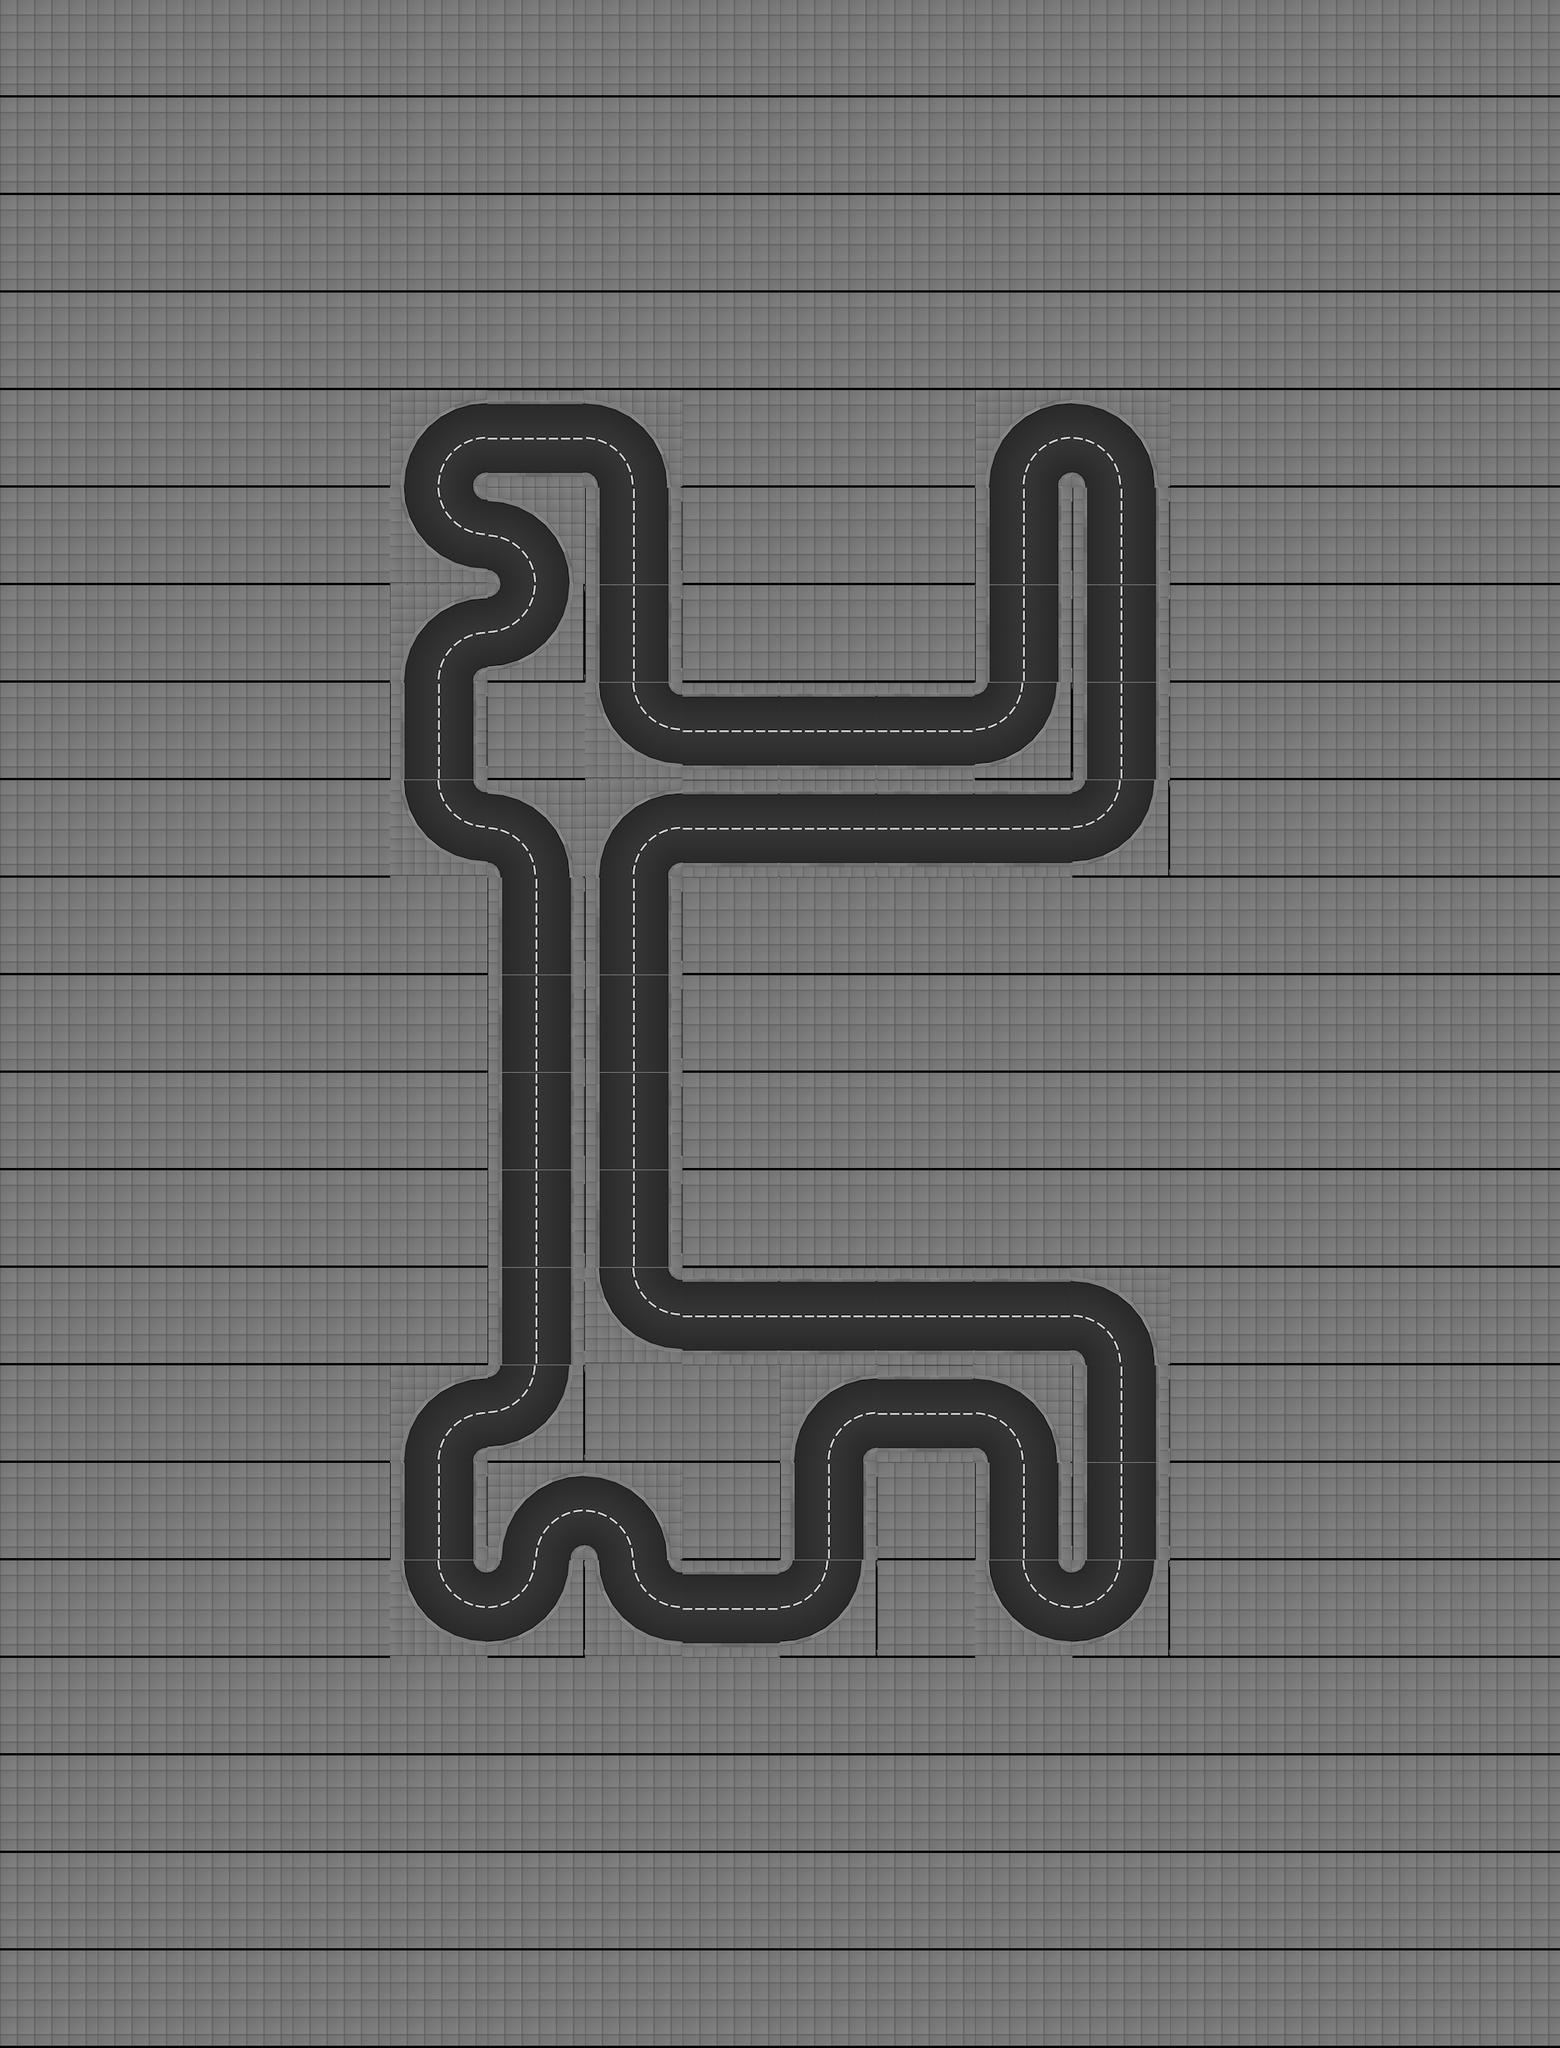

The image is a tile-based game level rendered from a .tmx file. Its description and source (layers, tilesets, objects; grid data summarised) follow:
An orthogonal 16x21 tile map with 128x128 px tiles, 1 tile layer (track), 2 tilesets and 359 objects (26x appartment_roof_01, 13x office_05_ground_floor, 13x office_05_floor, 12x appartment_ground_floor_03, 10x office_07_ground_floor, ...).

<map height="21" infinite="0" nextlayerid="1" nextobjectid="1" orientation="orthogonal" renderorder="right-down" tiledversion="1.2.2" tileheight="128" tilewidth="128" version="1.2" width="16"><tileset firstgid="1" source="../../gbResources/set_tiles.tsx" /><tileset firstgid="134" source="../../gbResources/set_objects.tsx" /><layer height="21" id="1" name="track" width="16"><data>[336 cells, 336 non-empty, 7 distinct tile ids]</data></layer><objectgroup id="1" name="walls"><object id="1" x="512" y="640"><polyline points="16,0 32,-64 64,-96 128,-112" /></object><object id="2" x="512" y="640"><polyline points="112,0 114,-8 120,-14 128,-16" /></object><object id="3" x="512" y="768"><polyline points="16,-128 32,-64 64,-32 128,-16" /></object><object id="4" x="512" y="768"><polyline points="112,-128 114,-120 120,-114 128,-112" /></object><object id="5" x="512" y="896"><polyline points="16,0 32,-64 64,-96 128,-112" /></object><object id="6" x="512" y="896"><polyline points="112,0 114,-8 120,-14 128,-16" /></object><object id="7" x="512" y="960.0"><polyline points="16,-64 16,64" /></object><object id="8" x="512" y="960.0"><polyline points="112,-64 112,64" /></object><object id="9" x="512" y="1152"><polyline points="16,-128 32,-64 64,-32 128,-16" /></object><object id="10" x="512" y="1152"><polyline points="112,-128 114,-120 120,-114 128,-112" /></object><object id="11" x="512" y="1920"><polyline points="16,0 32,-64 64,-96 128,-112" /></object><object id="12" x="512" y="1920"><polyline points="112,0 114,-8 120,-14 128,-16" /></object><object id="13" x="512" y="1984.0"><polyline points="16,-64 16,64" /></object><object id="14" x="512" y="1984.0"><polyline points="112,-64 112,64" /></object><object id="15" x="512" y="2176"><polyline points="16,-128 32,-64 64,-32 128,-16" /></object><object id="16" x="512" y="2176"><polyline points="112,-128 114,-120 120,-114 128,-112" /></object><object id="17" x="640" y="592.0"><polyline points="0,-64 128,-64" /></object><object id="18" x="640" y="560.0"><polyline points="0,64 128,64" /></object><object id="19" x="640" y="768"><polyline points="0,-112 64,-96 96,-64 112,0" /></object><object id="20" x="640" y="768"><polyline points="0,-16 8,-14 14,-8 16,0" /></object><object id="21" x="640" y="896"><polyline points="112,-128 96,-64 64,-32 0,-16" /></object><object id="22" x="640" y="896"><polyline points="16,-128 14,-120 8,-114 0,-112" /></object><object id="23" x="640" y="1152"><polyline points="0,-112 64,-96 96,-64 112,0" /></object><object id="24" x="640" y="1152"><polyline points="0,-16 8,-14 14,-8 16,0" /></object><object id="25" x="640" y="1216.0"><polyline points="16,-64 16,64" /></object><object id="26" x="640" y="1216.0"><polyline points="112,-64 112,64" /></object><object id="27" x="640" y="1344.0"><polyline points="16,-64 16,64" /></object><object id="28" x="640" y="1344.0"><polyline points="112,-64 112,64" /></object><object id="29" x="640" y="1472.0"><polyline points="16,-64 16,64" /></object><object id="30" x="640" y="1472.0"><polyline points="112,-64 112,64" /></object><object id="31" x="640" y="1600.0"><polyline points="16,-64 16,64" /></object><object id="32" x="640" y="1600.0"><polyline points="112,-64 112,64" /></object><object id="33" x="640" y="1728.0"><polyline points="16,-64 16,64" /></object><object id="34" x="640" y="1728.0"><polyline points="112,-64 112,64" /></object><object id="35" x="640" y="1920"><polyline points="112,-128 96,-64 64,-32 0,-16" /></object><object id="36" x="640" y="1920"><polyline points="16,-128 14,-120 8,-114 0,-112" /></object><object id="37" x="640" y="2048"><polyline points="16,0 32,-64 64,-96 128,-112" /></object><object id="38" x="640" y="2048"><polyline points="112,0 114,-8 120,-14 128,-16" /></object><object id="39" x="640" y="2176"><polyline points="112,-128 96,-64 64,-32 0,-16" /></object><object id="40" x="640" y="2176"><polyline points="16,-128 14,-120 8,-114 0,-112" /></object><object id="41" x="768" y="640"><polyline points="0,-112 64,-96 96,-64 112,0" /></object><object id="42" x="768" y="640"><polyline points="0,-16 8,-14 14,-8 16,0" /></object><object id="43" x="768" y="704.0"><polyline points="16,-64 16,64" /></object><object id="44" x="768" y="704.0"><polyline points="112,-64 112,64" /></object><object id="45" x="768" y="832.0"><polyline points="16,-64 16,64" /></object><object id="46" x="768" y="832.0"><polyline points="112,-64 112,64" /></object><object id="47" x="768" y="1024"><polyline points="16,-128 32,-64 64,-32 128,-16" /></object><object id="48" x="768" y="1024"><polyline points="112,-128 114,-120 120,-114 128,-112" /></object><object id="49" x="768" y="1152"><polyline points="16,0 32,-64 64,-96 128,-112" /></object><object id="50" x="768" y="1152"><polyline points="112,0 114,-8 120,-14 128,-16" /></object><object id="51" x="768" y="1216.0"><polyline points="16,-64 16,64" /></object><object id="52" x="768" y="1216.0"><polyline points="112,-64 112,64" /></object><object id="53" x="768" y="1344.0"><polyline points="16,-64 16,64" /></object><object id="54" x="768" y="1344.0"><polyline points="112,-64 112,64" /></object><object id="55" x="768" y="1472.0"><polyline points="16,-64 16,64" /></object><object id="56" x="768" y="1472.0"><polyline points="112,-64 112,64" /></object><object id="57" x="768" y="1600.0"><polyline points="16,-64 16,64" /></object><object id="58" x="768" y="1600.0"><polyline points="112,-64 112,64" /></object><object id="59" x="768" y="1792"><polyline points="16,-128 32,-64 64,-32 128,-16" /></object><object id="60" x="768" y="1792"><polyline points="112,-128 114,-120 120,-114 128,-112" /></object><object id="61" x="768" y="2048"><polyline points="0,-112 64,-96 96,-64 112,0" /></object><object id="62" x="768" y="2048"><polyline points="0,-16 8,-14 14,-8 16,0" /></object><object id="63" x="768" y="2176"><polyline points="16,-128 32,-64 64,-32 128,-16" /></object><object id="64" x="768" y="2176"><polyline points="112,-128 114,-120 120,-114 128,-112" /></object><object id="65" x="896" y="976.0"><polyline points="0,-64 128,-64" /></object><object id="66" x="896" y="944.0"><polyline points="0,64 128,64" /></object><object id="67" x="896" y="1104.0"><polyline points="0,-64 128,-64" /></object><object id="68" x="896" y="1072.0"><polyline points="0,64 128,64" /></object><object id="69" x="896" y="1744.0"><polyline points="0,-64 128,-64" /></object><object id="70" x="896" y="1712.0"><polyline points="0,64 128,64" /></object><object id="71" x="896" y="2128.0"><polyline points="0,-64 128,-64" /></object><object id="72" x="896" y="2096.0"><polyline points="0,64 128,64" /></object><object id="73" x="1024" y="976.0"><polyline points="0,-64 128,-64" /></object><object id="74" x="1024" y="944.0"><polyline points="0,64 128,64" /></object><object id="75" x="1024" y="1104.0"><polyline points="0,-64 128,-64" /></object><object id="76" x="1024" y="1072.0"><polyline points="0,64 128,64" /></object><object id="77" x="1024" y="1744.0"><polyline points="0,-64 128,-64" /></object><object id="78" x="1024" y="1712.0"><polyline points="0,64 128,64" /></object><object id="79" x="1024" y="1920"><polyline points="16,0 32,-64 64,-96 128,-112" /></object><object id="80" x="1024" y="1920"><polyline points="112,0 114,-8 120,-14 128,-16" /></object><object id="81" x="1024" y="1984.0"><polyline points="16,-64 16,64" /></object></objectgroup><objectgroup id="2" name="route"><!-- 1 objects omitted --></objectgroup><objectgroup id="3" name="lights"><!-- 64 objects omitted --></objectgroup><objectgroup id="4" name="slow_motion_triggers"><!-- 28 objects omitted --></objectgroup><objectgroup id="5" name="speed_up_triggers"><!-- 6 objects omitted --></objectgroup><objectgroup id="6" name="buildings"><!-- 128 objects omitted --></objectgroup><objectgroup id="7" name="spawners"><!-- 4 objects omitted --></objectgroup></map>
<!-- 278 of 359 objects omitted -->
